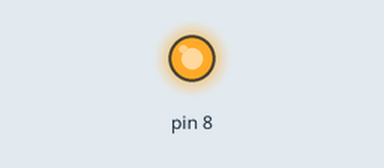
This sketch was run on a simulated Arduino Uno, built with avr-gcc and run on an emulated ATmega328P. Parts: output pins drawn as LEDs (lit = HIGH).

Above: at 0.5 s.
At 5.5 s:
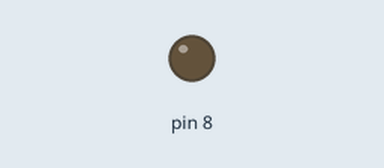
Timing chart, 0 to 13.0 s (numbered marks = the images above):
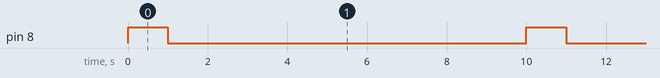

The sketch:

Digital_camera.ino
```cpp
/*
     Arduino Digital Camera

Mario Pérez Esteso
http://www.geekytheory.com
https://www.youtube.com/user/telecoreference

https://twitter.com/geekytheory

Facebook page! Join us with a LIKE!
https://www.facebook.com/geekytheory
*/

void setup() {
  pinMode(8, OUTPUT);
}

void loop() {
  digitalWrite(8, HIGH);  //Photo
  delay(1000);
  digitalWrite(8, LOW);  //9 sec. delay
  delay(9000);
}
```

Measured:
- by itself, pin 8: alternates HIGH for 1.0 s and LOW for 9.0 s
